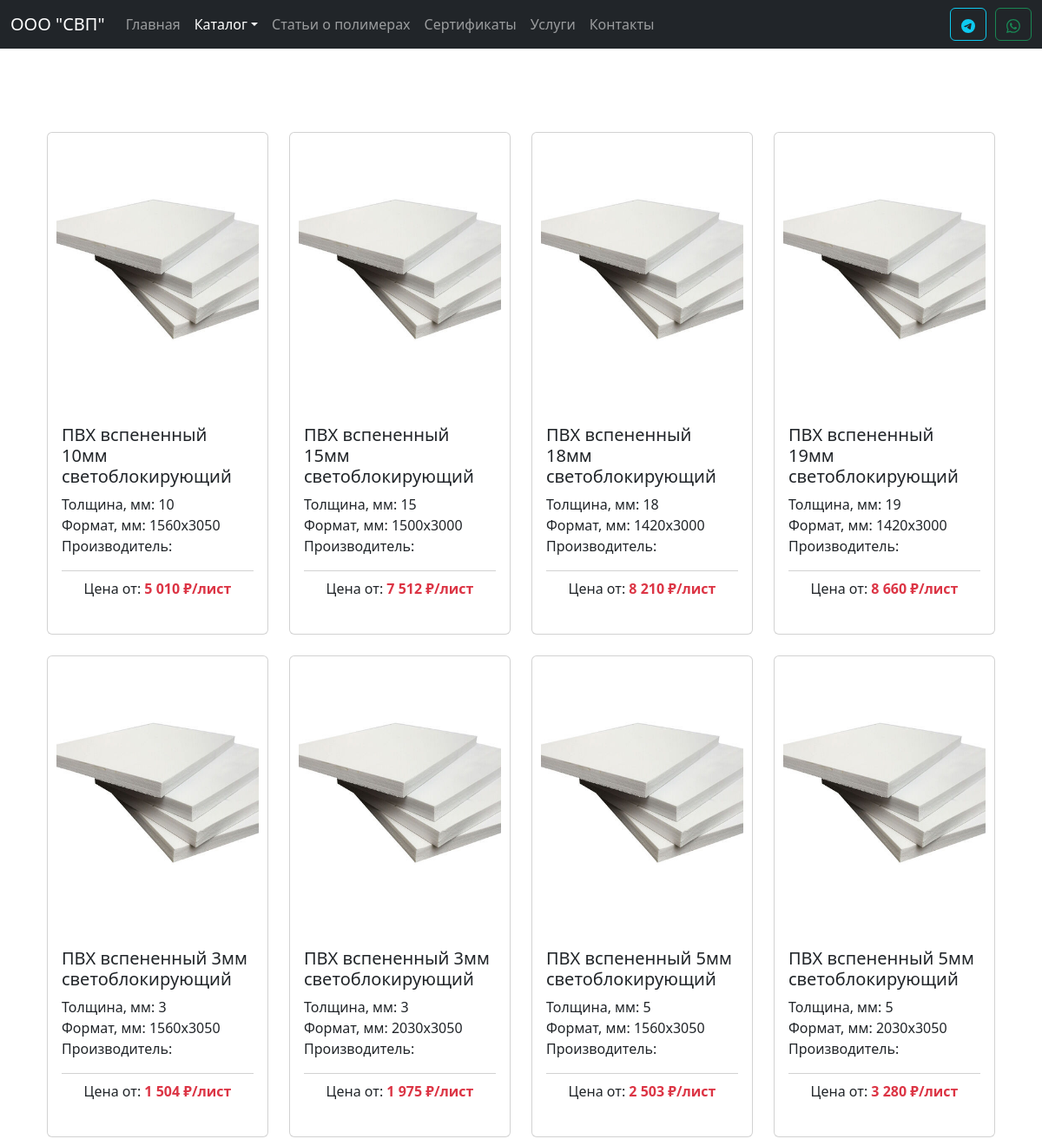
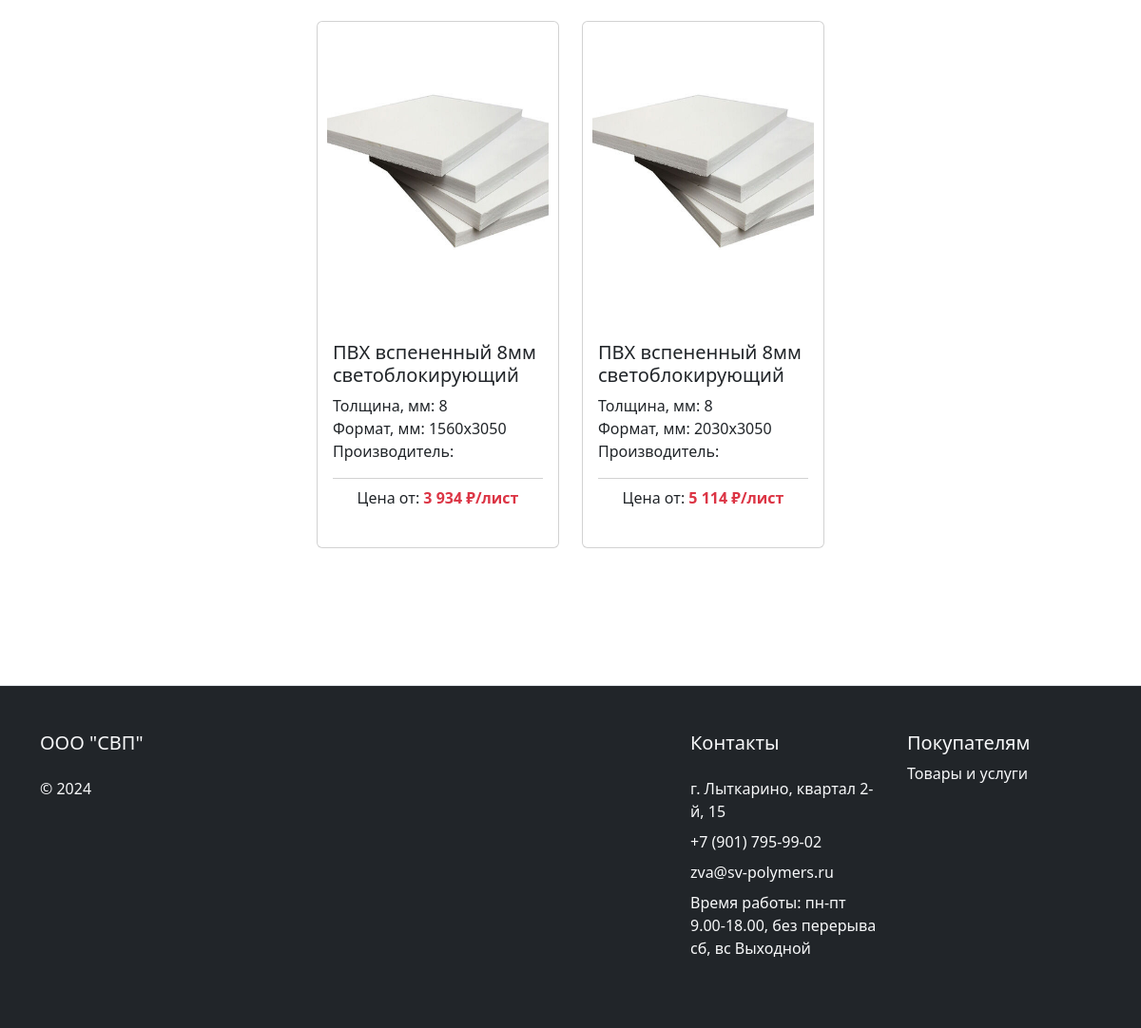
The app's page /catalog/pvc_plastic/products?sub=5 with its own data (2 pictures, top to bottom).
### tables this page shows
CREATE TABLE `products_pvc_plastic` (
  `id` int(11) NOT NULL COMMENT 'Идентификатор',
  `name` varchar(100) NOT NULL COMMENT 'Наименование',
  `category` int(2) NOT NULL COMMENT 'Категория',
  `subcategory` int(2) NOT NULL COMMENT 'Подкатегория',
  `image` varchar(100) NOT NULL COMMENT 'Изображение',
  `price` int(10) NOT NULL COMMENT 'Цена',
  `opt_price` int(10) NOT NULL COMMENT 'Оптовая цена',
  `diler_price` float NOT NULL COMMENT 'Дилерская цена',
  `pack` varchar(100) NOT NULL COMMENT 'Упаковка',
  `description` varchar(1000) NOT NULL COMMENT 'Описание',
  `color` varchar(100) NOT NULL COMMENT 'Цвет',
  `surface` varchar(100) NOT NULL COMMENT 'Поверхность',
  `thickness` float NOT NULL COMMENT 'Толщина',
  `length` int(5) NOT NULL COMMENT 'Длина',
  `width` int(5) NOT NULL COMMENT 'Ширина',
  `manufacturer` varchar(50) NOT NULL COMMENT 'Производитель',
  `description_full` varchar(3000) NOT NULL COMMENT 'Полное описание',
  `compound` varchar(3000) NOT NULL COMMENT 'Состав',
  `properties` varchar(3000) NOT NULL COMMENT 'Свойства',
  `applying` varchar(3000) NOT NULL COMMENT 'Применение'
);

### catalog/pvc_plastic/products.php (the view, shortened to what this page needs)
<?
include_once $_SERVER['DOCUMENT_ROOT'] . "/modules/header.php";
require($_SERVER['DOCUMENT_ROOT'] . '/database/db.php');
$subcategory = $_GET['sub'];
if ($subcategory) {
  $sql = "SELECT * FROM products_pvc_plastic WHERE subcategory = $subcategory";
} else {
  $sql = "SELECT * FROM products WHERE category = 2";
}
$result = $conn->query($sql);
if ($result->num_rows != 0) {
  $products = $result->fetch_all(MYSQLI_ASSOC);
}
?>
<div class="container my-5">
  <div class="container mt-5 mb-5">
    <div class="row row-cols-1 row-cols-md-4 g-4 justify-content-center">
      <?php foreach ($products as $product): ?>
        <div class="col">
          <a href="/catalog/pvc_plastic/product?id=<?= $product['id']; ?>" class="card h-100 ki-card">
            <div style="padding:10px;">
              <img style="width: 100%; height: 300px;" src=<?= '/assets/images/catalog/' . $product['image'] ?> class="card-img-top" alt=<?= $product['name'] ?>>
            </div>
            <div class="card-body d-flex flex-column ">
              <h5 class="card-title"><?= $product['name'] ?></h5>
              <p class="card-text" style="flex:1;">
                <?php if ($product['thickness']) { ?>
                  Толщина, мм: <?= $product['thickness'] ?><br>
                <? } ?>
                Формат, мм: <?= $product['length'] . 'x' . $product['width'] ?><br>
                Производитель: <?= $product['manufacturer'] ?><br>
              <div class="card-footer bg-transparent d-flex justify-content-center px-0">
                <p>Цена от: <strong class="text-danger"><?= number_format($product['opt_price'], 0, '.', ' '); ?> ₽/лист</strong></p>
              </div>
            </div>
          </a>
        </div>
      <?php endforeach; ?>
    </div>
  </div>
</div>
<? include_once $_SERVER['DOCUMENT_ROOT'] . "/modules/footer.php"; ?>

### assets/style.css (style rules this page uses)
body { min-height: 100vh; display: flex; flex-direction: column; }
.ki-card { translate: all .3s; text-decoration: none; }

### records on screen
products_pvc_plastic: image (picture), name "ПВХ вспененный 10мм светоблокирующий", thickness "10", length "1560", width "3050", opt_price "5 010"
products_pvc_plastic: image (picture), name "ПВХ вспененный 15мм светоблокирующий", thickness "15", length "1500", width "3000", opt_price "7 512"
products_pvc_plastic: image (picture), name "ПВХ вспененный 18мм светоблокирующий", thickness "18", length "1420", width "3000", opt_price "8 210"
products_pvc_plastic: image (picture), name "ПВХ вспененный 19мм светоблокирующий", thickness "19", length "1420", width "3000", opt_price "8 660"
products_pvc_plastic: image (picture), name "ПВХ вспененный 3мм светоблокирующий", thickness "3", length "1560", width "3050", opt_price "1 504"
products_pvc_plastic: image (picture), name "ПВХ вспененный 3мм светоблокирующий", thickness "3", length "2030", width "3050", opt_price "1 975"
products_pvc_plastic: image (picture), name "ПВХ вспененный 5мм светоблокирующий", thickness "5", length "1560", width "3050", opt_price "2 503"
products_pvc_plastic: image (picture), name "ПВХ вспененный 5мм светоблокирующий", thickness "5", length "2030", width "3050", opt_price "3 280"
products_pvc_plastic: image (picture), name "ПВХ вспененный 8мм светоблокирующий", thickness "8", length "1560", width "3050", opt_price "3 934"
products_pvc_plastic: image (picture), name "ПВХ вспененный 8мм светоблокирующий", thickness "8", length "2030", width "3050", opt_price "5 114"
